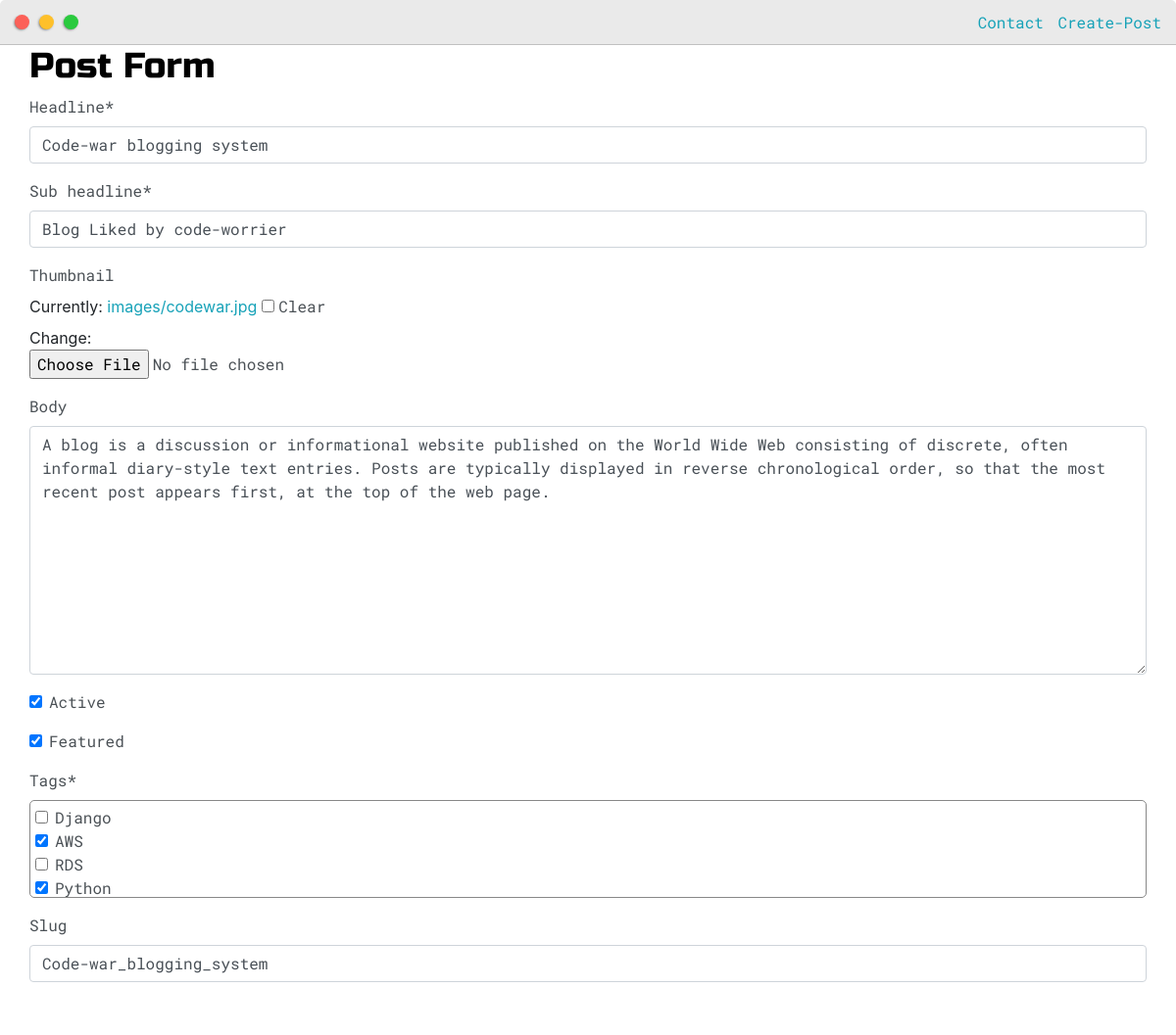
The page /updatepost/Code-war_blogging_system/ (signed in) on the database its author committed.
### resume/models.py (models this page shows, shortened)
class Post(models.Model):
    headline = models.CharField(max_length=200)
    sub_headline = models.CharField(max_length=200, null=True)
    thumbnail = models.ImageField(null=True, blank=True, upload_to="images", default="ecom.jpg")
    body = RichTextUploadingField(null = True, blank = True)
    created = models.DateField(auto_now_add=True)
    active = models.BooleanField(default = False)
    featured = models.BooleanField(default = False)
    tags  = models.ManyToManyField(Tag, null=True)
    slug = models.SlugField(null = True, blank= True)

### resume/views.py (the view)
# urls.py: path('updatepost/<slug:slug>/', views.updatepost, name='Update'),
@login_required(login_url="Home")
def updatepost(request, slug):
    post = Post.objects.get(slug=slug)
    form = PostForm(instance=post)
    if request.method == 'POST':
        form = PostForm(request.POST, request.FILES, instance=post)
        if form.is_valid():
            form.save()
        return redirect('List')
    context={'form':form}
    return render (request, 'resume/post_form.html', context)

### resume/forms.py
class PostForm(ModelForm):
    class Meta:
        model = Post
        fields = '__all__'
        widgets = {
            'tags':forms.CheckboxSelectMultiple(),
        }

### resume/models.py (called while the page is built)
    def __str__(self):
        return self.name

### resume/templates/resume/post_form.html (shortened to what this page needs)
{% extends 'resume/main.html' %}
{% load static %}
{% load crispy_forms_tags %}
{% block content %}
    <div class="main-container">
        <h2>Post Form</h2>
        <form action="" method="POST" enctype="multipart/form-data">
            {{form|crispy}}
            <input class="btn btn-primary" type="submit" value="Submit Post">
        </form>
    </div>
{% endblock content %}

### static/css/main.css (style rules this page uses)
:root { --mainColor:#eaeaea; --secondaryColor:#fff; --borderColor:#c1c1c1; --mainText:black; --secondaryText:#4b5156; --themeDotBorder:#24292e; --previewBg:rgb(251, 249, 243, 0.8); --previewShadow:#f0ead6; --buttonColor:black; }
html, body { padding: 0; margin: 0; scroll-behavior: smooth; }
body * { transition: 0.3s; }
h1, h2, h3, h4, h5, h6, strong { color: var(--mainText); font-family: 'Russo One', sans-serif; font-weight: 500; }
p, li, span, label, input, textarea { color: var(--secondaryText); font-family: 'Roboto Mono', monospace; }
a { text-decoration: none; color:#17a2b8; }
h2 { font-size: 36px; }
.main-container { width: 1200px; margin: 0 auto; }
@media screen and (max-width: 1200px) { .main-container { width: 95%; } }

### resume/templates/resume/post_form.html (style rules this page uses)
#div_id_tags > div { max-height: 100px; overflow-y: scroll; border: 1px solid #888; padding: 5px; border-radius: 5px; }

### rows shown on the page
Post: headline "Code-war blogging system", sub_headline "Blog Liked by code-worrier", body "A blog is a discussion or informational website published on the World Wide Web consisting of discrete, often informal diary-style text entries. Posts are typically displayed in reverse chronological order, so that the most recent post appears first, at the top of the web page.", active "☑", featured "☑", slug "Code-war_blogging_system"
